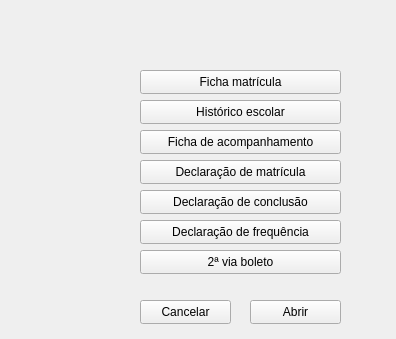
<?xml version="1.0" encoding="UTF-8"?>
<ui version="4.0">
 <class>Form</class>
 <widget class="QWidget" name="Form">
  <property name="geometry">
   <rect>
    <x>0</x>
    <y>0</y>
    <width>396</width>
    <height>339</height>
   </rect>
  </property>
  <property name="windowTitle">
   <string>Selecione opções</string>
  </property>
  <widget class="QPushButton" name="pushButton">
   <property name="geometry">
    <rect>
     <x>140</x>
     <y>70</y>
     <width>201</width>
     <height>24</height>
    </rect>
   </property>
   <property name="text">
    <string>Ficha matrícula</string>
   </property>
  </widget>
  <widget class="QPushButton" name="pushButton_2">
   <property name="geometry">
    <rect>
     <x>140</x>
     <y>100</y>
     <width>201</width>
     <height>24</height>
    </rect>
   </property>
   <property name="text">
    <string>Histórico escolar</string>
   </property>
  </widget>
  <widget class="QPushButton" name="pushButton_3">
   <property name="geometry">
    <rect>
     <x>140</x>
     <y>130</y>
     <width>201</width>
     <height>24</height>
    </rect>
   </property>
   <property name="text">
    <string>Ficha de acompanhamento</string>
   </property>
  </widget>
  <widget class="QPushButton" name="pushButton_4">
   <property name="geometry">
    <rect>
     <x>140</x>
     <y>160</y>
     <width>201</width>
     <height>24</height>
    </rect>
   </property>
   <property name="text">
    <string>Declaração de matrícula</string>
   </property>
  </widget>
  <widget class="QPushButton" name="pushButton_5">
   <property name="geometry">
    <rect>
     <x>140</x>
     <y>250</y>
     <width>201</width>
     <height>24</height>
    </rect>
   </property>
   <property name="text">
    <string>2ª via boleto</string>
   </property>
  </widget>
  <widget class="QPushButton" name="pushButton_6">
   <property name="geometry">
    <rect>
     <x>140</x>
     <y>220</y>
     <width>201</width>
     <height>24</height>
    </rect>
   </property>
   <property name="text">
    <string>Declaração de frequência</string>
   </property>
  </widget>
  <widget class="QPushButton" name="pushButton_7">
   <property name="geometry">
    <rect>
     <x>140</x>
     <y>190</y>
     <width>201</width>
     <height>24</height>
    </rect>
   </property>
   <property name="text">
    <string>Declaração de conclusão</string>
   </property>
  </widget>
  <widget class="QPushButton" name="pushButton_8">
   <property name="geometry">
    <rect>
     <x>140</x>
     <y>300</y>
     <width>91</width>
     <height>24</height>
    </rect>
   </property>
   <property name="text">
    <string>Cancelar</string>
   </property>
  </widget>
  <widget class="QPushButton" name="pushButton_9">
   <property name="geometry">
    <rect>
     <x>250</x>
     <y>300</y>
     <width>91</width>
     <height>24</height>
    </rect>
   </property>
   <property name="text">
    <string>Abrir</string>
   </property>
  </widget>
 </widget>
 <resources/>
 <connections/>
</ui>
